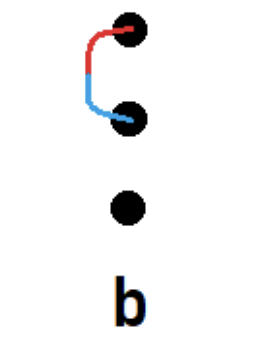
#> input picture b.jpg, 260 x 342 px
$ python pims_polygon.py
#> lines starting #> are read from the running program, lines starting #| are printed output that depends on the picture
import numpy as np
import matplotlib.pyplot as plt
import random
import math
from os import listdir
from PIL import Image

P_ba = 0.3 # b
P_ca = 0.2 # r
P_aa = 0.5 # 1-b-r

P_cb = 0 #
P_ab = 0.3 # b
P_bb = 0.7 # 1-b

P_bc = 0
P_ac = 0.2 # r
P_cc = 0.8 # 1-r
# Suppose r = 0.2, b = 0.3

def get_next_state(cur_s):
    if cur_s == 'a':
        if random.uniform(0, 1) > (P_ca + P_ba):# > r + b = 0.5
            return 'a'
        elif random.uniform(0, 1) < P_ca: # < r = 0.2
            return 'c'
        else:
            return 'b'

    elif cur_s == 'b':
        if random.uniform(0, 1) > P_ab: # > b = 0.3
            return 'b'
        else:
            return 'a'

    elif cur_s == 'c':
        if random.uniform(0, 1) > P_ac: # < r = 0.2
            return 'c'
        else:
            return 'a'
def r_loops():
    sequence = []
    start = random.randint(1, 3)
    if start == 1:
        sequence.append('a')
    elif start == 2:
        sequence.append('b')
    else:
        sequence.append('c')
    for i in range(50):
        next_state = get_next_state(sequence[i])
        sequence.append(next_state)
    return sequence
def main():
    im_list = []
    sequence = r_loops()
    for i in sequence:
        if i == 'a':
            im_list.append(Image.open('a.jpg'))
        elif i == 'b':
            im_list.append(Image.open('b.jpg'))
        else:
            im_list.append(Image.open('c.jpg'))
    ims = []
#> ims = []
    for i in im_list:
        new_img = i.resize((130, 171), Image.BILINEAR)
        ims.append(new_img)
#> this loop made 51 passes
#> pass 1, in main, `new_img = i.resize((130, 171), Image.BILINEAR)`:
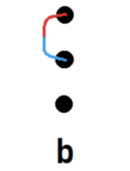
#> new_img: PIL image 130x171 RGBA; mean R, G, B, A 243.7, 243.3, 243.6, 255
    width, height = ims[0].size
#> width = 130; height = 171
    result = Image.new(ims[0].mode, (width * len(ims), height))
#> result: PIL image 6630x171 RGBA; every value is 0

    for i, im in enumerate(ims):
        result.paste(im, box=(i * width, 0))
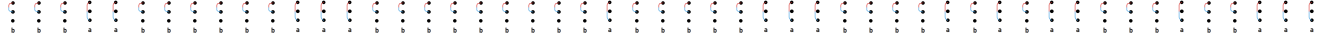
#> result: PIL image 6630x171 RGBA (shown at 1/5 size); mean R, G, B, A 243.6, 243.2, 243.6, 255
    rgb_im = result.convert('RGB')
    rgb_im.save("result.jpg")

# [7 lines of commented-out code are left out]

if __name__ == "__main__":
    main()
